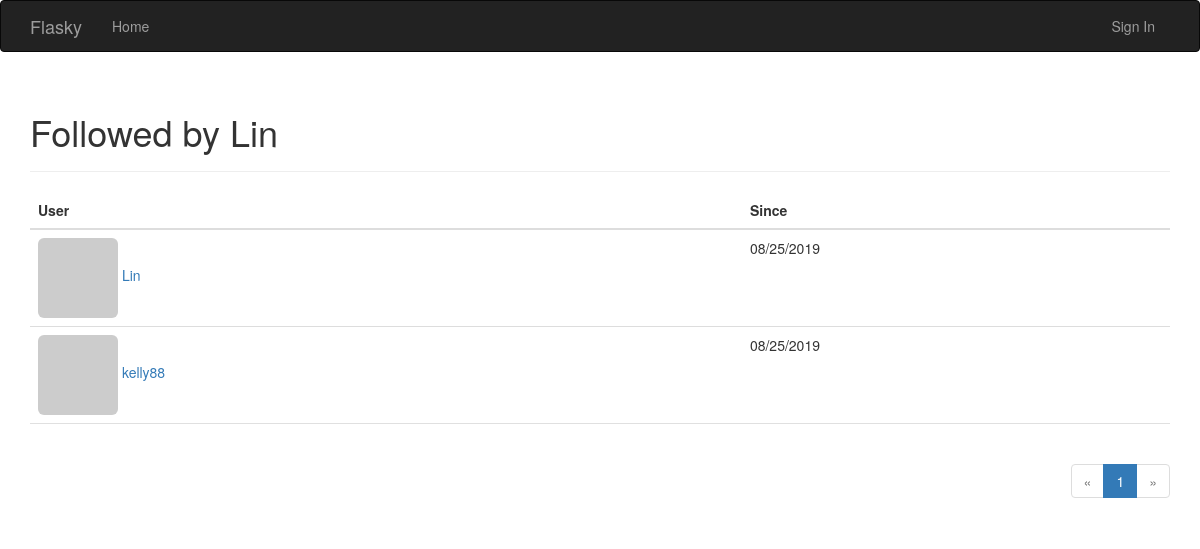
Page /followed-by/Lin on the committed database.
### app/models.py (models this page shows, shortened)
class User(UserMixin,db.Model):
    __tablename__ = 'users'
    id = db.Column(db.Integer, primary_key=True)
    username = db.Column(db.String(64), unique=True, index=True)
    role_id = db.Column(db.Integer, db.ForeignKey('roles.id'))
    email = db.Column(db.String(64),unique = True, index=True)
    password_hash = db.Column(db.String(128))
    confirmed = db.Column(db.Boolean, default=False)
    name = db.Column(db.String(64))
    location = db.Column(db.String(64))
    about_me = db.Column(db.Text())
    member_since = db.Column(db.DateTime(), default=datetime.utcnow)
    last_seen = db.Column(db.DateTime(), default=datetime.utcnow)
    avatar_hash = db.Column(db.String(32))
    posts = db.relationship('Post', backref='author', lazy='dynamic')
    followed = db.relationship('Follow', foreign_keys=[Follow.follower_id],
                                backref=db.backref('follower', lazy='joined'),
                                lazy='dynamic',
                                cascade='all, delete-orphan')
    followers = db.relationship('Follow',
                                foreign_keys=[Follow.followed_id],
                                backref=db.backref('followed', lazy='joined'),
                                lazy='dynamic',
                                cascade='all, delete-orphan')
    commnets = db.relationship('Comment', backref='author', lazy='dynamic')
    @property
    def password(self):
        raise AttributeError('password is not a readable attribute')
    def gravatar(self, size=100, default='identicon', rating='g'):
        if request.is_secure:
            url = 'http://secure.gravatar.com/avatar'
        else:
            url = 'http://www.gravatar.com/avatar'
        hash = self.avatar_hash or hashlib.md5(self.email.encode('utf-8')).hexdigest()
        return '{url}/{hash}?s={size}&d={default}&r={rating}'.format(url=url, hash=hash, size=size, default=default, rating=rating)

class Follow(db.Model):
    __tablename__ = 'follows'
    follower_id = db.Column(db.Integer, db.ForeignKey('users.id'),
                            primary_key=True)
    followed_id = db.Column(db.Integer, db.ForeignKey('users.id'),
                            primary_key=True)
    timestamp = db.Column(db.DateTime, default=datetime.utcnow)

### app/main/views.py (the view)
@main.route('/followed-by/<username>')
def followed_by(username):
    user = User.query.filter_by(username=username).first()
    if user is None:
        flash('Invalid user.')
        return redirect(url_for('.index'))
    page = request.args.get('page', 1, type=int)
    pagination = user.followed.paginate(
        page, per_page=current_app.config['FLASKY_FOLLOWERS_PER_PAGE'],
        error_out=False)
    follows = [{'user': item.followed, 'timestamp': item.timestamp}
               for item in pagination.items]
    return render_template('followers.html', user=user, title="Followed by",
                           endpoint='.followed_by', pagination=pagination,
                           follows=follows)

### app/auth/views.py (called while the page is built)
@auth.before_app_request
def before_request():
	if current_user.is_authenticated:
		current_user.ping()
		if not current_user.confirmed \
				and request.endpoint \
				and request.endpoint[:5] != 'auth.' \
				and request.endpoint != 'static' :
			return redirect(url_for('auth.unconfirmed'))

### app/main/__init__.py (called while the page is built)
@main.app_context_processor
def inject_permissions():
	return dict(Permission=Permission)

### app/templates/followers.html (shortened to what this page needs)
{% extends "base.html" %}
{% import "_macros.html" as macros %}
{% block page_content %}
<div class="page-header">
    <h1>{{ title }} {{ user.username }}</h1>
</div>
<table class="table table-hover followers">
    <thead><tr><th>User</th><th>Since</th></tr></thead>
    {% for follow in follows %}
    <tr>
        <td>
            <a href="{{ url_for('.user', username = follow.user.username) }}">
                <img class="img-rounded" src="{{ follow.user.gravatar(size=32) }}">
                {{ follow.user.username }}
            </a>
        </td>
        <td>{{ moment(follow.timestamp).format('L') }}</td>
    </tr>
    {% endfor %}
</table>
<div class="pagination">
    {{ macros.pagination_widget(pagination, endpoint, username = user.username) }}
</div>
{% endblock %}

### app/static/styles.css (style rules this page uses)
div.pagination { width: 100%; text-align: right; padding: 0px; margin: 0px; }
.table.followers tr { border-bottom: 1px solid #e0e0e0; }

### rows in the picture
User: username "Lin", user.username "Lin"
Follow: timestamp "08/25/2019"
User: user.username "kelly88"
Follow: timestamp "08/25/2019"

### other values in the picture
{{ title }} "Followed by"
{{ p }} "1"
